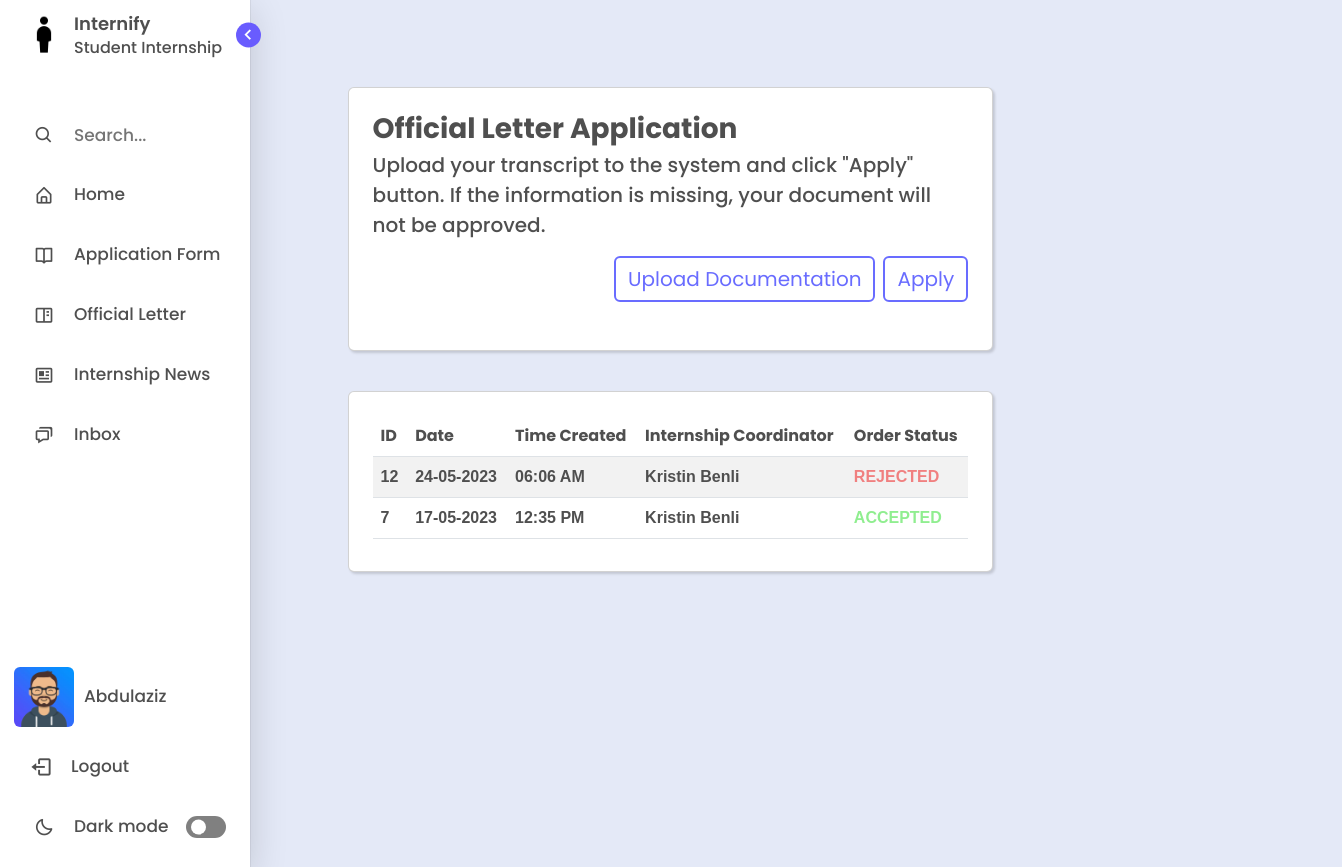
Before: /official-letter/ (signed in) with the older database file.
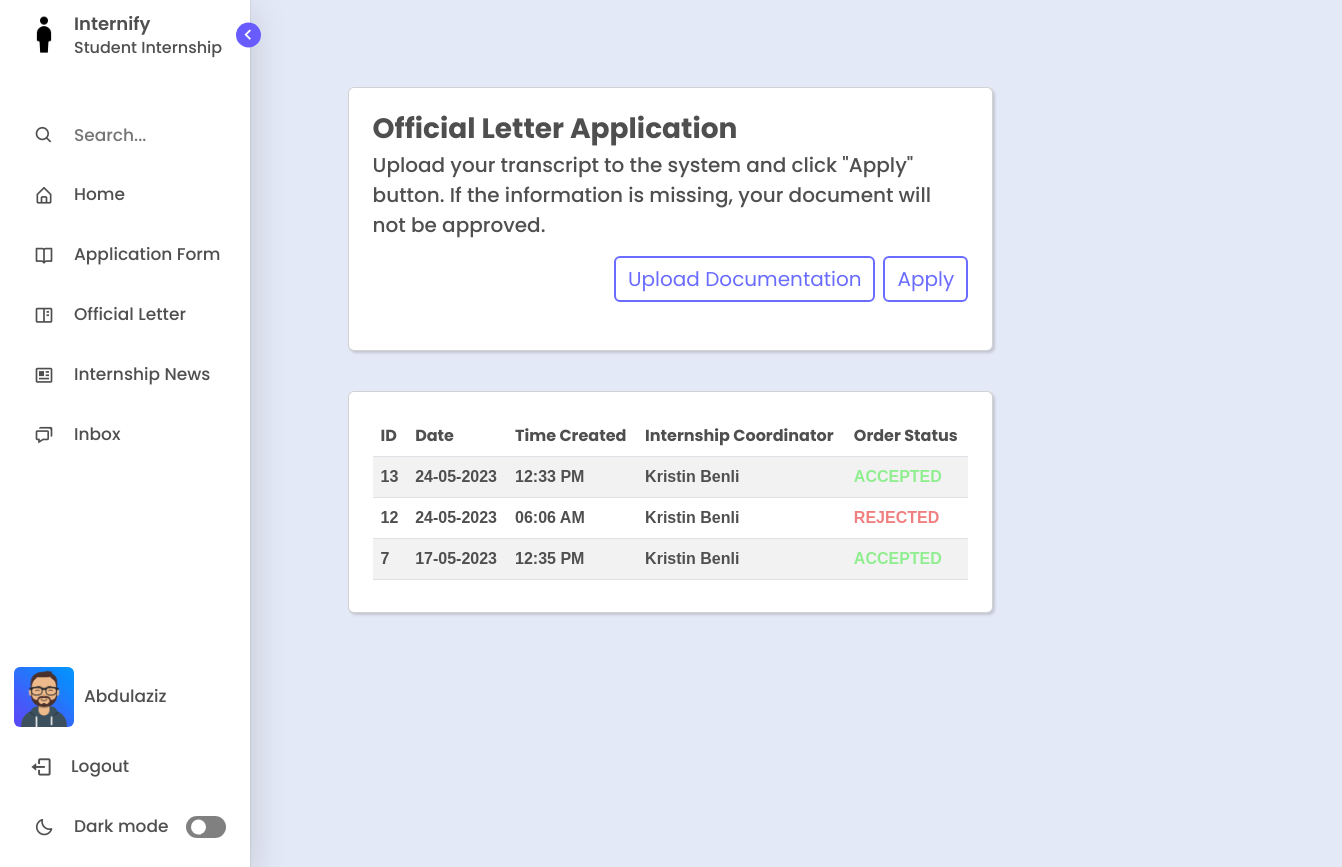
After: the same page with the newer database file.
### management/models.py (models this page shows, shortened)
class User(AbstractBaseUser, PermissionsMixin):
    GENDER_CHOICES = (
        ('M', 'Male'),
        ('F', 'Female'),
    )
    first_name = models.CharField(max_length=100)
    last_name = models.CharField(max_length=100)
    email = models.EmailField(unique=True)
    gender = models.CharField(max_length=1, choices=GENDER_CHOICES)
    photo = models.ImageField(upload_to='users', null=True, blank=True)
    last_login = models.DateTimeField(auto_now=True)
    is_active = models.BooleanField(default=True)
    is_staff = models.BooleanField(default=False)
    is_superuser = models.BooleanField(default=False)
    objects = CustomUserManager()
    USERNAME_FIELD = 'email'
    REQUIRED_FIELDS = ['first_name', 'last_name', 'gender',  'password']

class BaseAbstractModel(models.Model):
    is_visible = models.BooleanField(default=True, verbose_name='Visibility')
    date_created = models.DateTimeField(auto_now_add=True)
    date_updated = models.DateTimeField(auto_now=True)
    class Meta:
        abstract = True

class Application(BaseAbstractModel):
    STATUS_CHOICES = (
        ('W', 'Waiting'),
        ('R', 'Rejected'),
        ('A', 'Approved'),
        ('Z', 'Archived'),
    )
    TYPE_CHOICES = (
        ('L', 'Letter'),
        ('I', 'Internship'),
    )
    student = models.ForeignKey(Student, on_delete=CASCADE)
    coordinator = models.ForeignKey(InternshipCoordinator, on_delete=CASCADE)
    employee = models.ForeignKey(CareerCenterEmployee, on_delete=CASCADE)
    status = models.CharField(max_length=1, choices=STATUS_CHOICES)
    type = models.CharField(max_length=1, choices=TYPE_CHOICES, default='I')

class InternshipCoordinator(BaseAbstractModel):
    coordinator_id = models.CharField(max_length=20, primary_key=True, unique=True)
    department = models.ForeignKey(Department, on_delete=CASCADE)
    faculty = models.ForeignKey(Faculty, on_delete=CASCADE)
    user = models.ForeignKey(User, on_delete=CASCADE)

### management/views.py (the view, shortened to what this page needs)
# urls.py: path('official-letter/', views.officialletter, name = "officialletter"),
def officialletter(request):
	user = request.user
	student = Student.objects.get(user=user)
	applications = Application.objects.filter(student=student, type='L').order_by('-date_created')
	context = {
		'applications': applications
	}
	return render(request, "student/officialletter.html", context)

### templates/student/officialletter.html (shortened to what this page needs)
{% extends "layout.html" %}
{% load l10n %}
{% load static %}
{% block content %}
  <div class="home" style="margin-left:11%; margin-top:5%;">
    <div class="float-container">
      <div class="float-child-left">
        <div class="col-lg-12">
          <div class="card p-4">
            <header class = "mb-4" style="text-align: start;">
              <form enctype="multipart/form-data" action="{% url 'officialletter' %}" method="POST">
              <a>
                <h3 class="fw-bolder mb-1 text">Official Letter Application</h3>
              </a>
              <p class="text lead">Upload your transcript to the system and click "Apply" button. If the information is missing, your document will not be approved.</p>
              <button type="submit" class="btn btn-danger" style="border: 2px solid var(--purple-text-color); background-color: var(--primary-color-light); font-size: 20px; float:right;">
                <span style="color:var(--purple-text-color)"> Apply</span>
              </button>
                <label for="upload" class="btn btn-outline-primary me-2" tabindex="0" style="border: 2px solid var(--purple-text-color); background-color: var(--primary-color-light); font-size: 20px; float:right; color: var(--purple-text-color);">
                  <span class="d-none d-sm-block">Upload Documentation</span>
                </label>
              </form>
             </header>
          </div>
          <div class="col-lg-12">
            <div class="card p-4" style="margin-top:40px;">
              <header class = "mb-2" style="text-align: start;">
                <table id="example" class="table table-striped" style="width:100%; margin-bottom: auto;">
                  {% if applications.count > 0 %}
                  <thead>
                    <tr>
                      <th class="text" style="font-weight: bold;">ID</th>
                      <th class="text" style="font-weight: bold;">Date</th>
                      <th class="text" style="font-weight: bold;">Time Created</th>
                      <th class="text" style="font-weight: bold;">Internship Coordinator</th>
                      <th class="text" style="font-weight: bold;">Order Status</th>
                    </tr>
                  </thead>
                  <tbody>
                      {% for application in applications %}
                        <tr>
                          <td class="text" style="font-weight: bold; font-family:Arial, Helvetica, sans-serif;">{{application.id}}</td>
                          <td class="text" style="font-weight: bold; font-family:Arial, Helvetica, sans-serif;">{{application.date_created|date:"d-m-Y" }}</td>
                          <td class="text" style="font-weight: bold; font-family:Arial, Helvetica, sans-serif;">{{application.date_created|date:"h:i A"}}</td>
                          <td class="text" style="font-weight: bold; font-family:Arial, Helvetica, sans-serif;">{{application.coordinator.user.first_name}} {{application.coordinator.user.last_name}}</td>
                          {% if application.status == 'W' %}
                            <td>
                              <span style="color: lightskyblue; font-weight: bold; font-family: Arial, Helvetica, sans-serif;">
                                WAITING
                              </span>
                            </td>
                          {% elif application.status == 'A' %}
                            <td>
                              <span style="color: lightgreen; font-weight: bold; font-family: Arial, Helvetica, sans-serif;">
                                ACCEPTED
                              </span>
                            </td>
                          {% else %}
                            <td>
                              <span style="color: lightcoral; font-weight: bold; font-family: Arial, Helvetica, sans-serif;">
                                REJECTED
                              </span>
                            </td>
                          {% endif %}
                        </tr>
                      {% endfor %}
                    {% else %}
                      <p class='text-center text-white'>No records!</p>
                    </tbody>
                    {% endif %}
                </table>
              </header>
            </div>
          </div>
        </div>
      </div>
    </div>
  </div>
  {% endblock content %}

### templates/layout.html (shortened to what this page needs)
{% load static %}
<!DOCTYPE html>
<html lang="en">
<head>
    <link href="https://cdn.jsdelivr.net/npm/bootstrap@5.3.0-alpha3/dist/css/bootstrap.min.css" rel="stylesheet">
    <link href='https://unpkg.com/boxicons@2.0.7/css/boxicons.min.css' rel='stylesheet'>
    <link href="https://maxcdn.bootstrapcdn.com/font-awesome/4.3.0/css/font-awesome.min.css" rel="stylesheet">
</head>
<body>
    {% include 'includes/sidebar.html' %}
    {% block content %}{% endblock content %}
</body>
</html>

### templates/includes/sidebar.html (shortened to what this page needs)
<!DOCTYPE html>
{% load static %}
<html lang="en">
<head>
    <link href='https://unpkg.com/boxicons@2.1.1/css/boxicons.min.css' rel='stylesheet'>
</head>
<body>
    <nav class="sidebar open">
        <header>
            <div class="image-text">
                <span class="image">
                    <a href="/home"><img id="my-image" src="{% static 'assets/img/logo.png' %}" alt=""></a>
                </span>
                <div class="text logo-text">
                    <a href="/home" style="text-decoration: none; color: var(--text-color);"><span class="name">Internify</span></a>
                    <span class="profession">Student Internship</span>
                </div>
            </div>
            <i class='bx bx-chevron-right toggle'></i>
        </header>
        <div class="menu-bar">
            <div class="menu">
				<li class="search-box">
                    <i class='bx bx-search icon'></i>
                    <input type="text" placeholder="Search...">
                </li>
                <li class="nav-link">
                    <a href="{% url 'index' %}">
                        <i class='bx bx-home-alt icon' ></i>
                        <span class="text nav-text">Home</span>
                    </a>
                </li>
                {% for group in request.user.groups.all %}
                    {% if group.name == 'Student' %}
                        <li class ="nav-link">
                            <a href="/application-form">
                                <i class='bx bx-book-open icon'></i>
                                <span class="text nav-text">Application Form</span>
                            </a>
                        </li>
                        <li class ="nav-link">
                            <a href="/official-letter">
                                <i class='bx bx-book-content icon' ></i>
                                <span class="text nav-text">Official Letter</span>
                            </a>
                        </li>
                        <li class="nav-link">
                            <a href="/internship-opportunities">
                              <i class='bx bx-news icon' ></i>
                              <span class="text nav-text">Internship News</span>
                            </a>
                        </li>
                    {% endif %}
                {% endfor %}
                <li class="nav-link">
                    <a href="/inbox">
                        <i class='bx bx-chat icon' ></i>
                        <span class="text nav-text">Inbox</span>
                    </a>
                </li>
            </div>
            <div class="bottom-content">
                <li class="nav-link">
                    <a href="/profile">
                        <img src="
                                {% if request.user.photo%}
                                    {{ request.user.photo.url }}
                                {% elif request.user.gender == 'M' %}
                                    {% static 'assets/img/avatars/male_avatar.png' %}
                                {% else %}
                                    {% static 'assets/img/avatars/female_avatar.png' %}
                                {% endif %}
                                "
                                alt="user-avatar"
                            class="d-block rounded" height="60" width="60" id="uploadedAvatar" />
                        <span class="text nav-text" style="margin-left:10px;"> {{user.first_name}}</span>
                    </a>
                </li>
                <li class="nav-link">
                    <a href="/logout">
                        <i class='bx bx-log-out icon' style="font-size:23px; margin-left:-3px;"></i>
                        <span class="text nav-text">Logout</span>
                    </a>
                </li>
                <li class="mode">
                    <div class="sun-moon">
                        <i class='bx bx-moon icon moon'></i>
                    </div>
                    <span class="mode-text text">Dark mode</span>
                    <div class="toggle-switch">
                        <span class="switch"></span>
                    </div>
                </li>
            </div>
        </div>
    </nav>
</body>
</html>

### templates/includes/sidebar.html (style rules this page uses)
* { margin: 0; padding: 0; box-sizing: border-box; font-family: 'Poppins', sans-serif; }
:root { --body-color: #E4E9F7; --sidebar-color: #FFF; --primary-color: #695CFE; --primary-color-light: white; --purple-text-color: #696CFF; --toggle-color: gray; --text-color: #4f4f4f; --tran-03: all 0.2s ease; --tran-03: all 0.3s ease; --tran-04: all 0.3s ease; --tran-05: all 0.3s ease; }
body { min-height: 100vh; background-color: var(--body-color); transition: var(--tran-05); overflow-x: hidden; }
.sidebar { position: fixed; top: 0; left: 0; height: 100%; width: 250px; padding: 10px 14px; background: var(--sidebar-color); transition: var(--tran-05); z-index: 100; box-shadow: rgba(0, 0, 0, 0.16) 0px 10px 36px 0px, rgba(0, 0, 0, 0.06) 0px 0px 0px 1px; }
.sidebar li { height: 50px; list-style: none; display: flex; align-items: center; margin-top: 10px; }
.sidebar header .image, .sidebar .icon { min-width: 60px; border-radius: 6px; }
.sidebar .icon { min-width: 60px; border-radius: 6px; height: 100%; display: flex; align-items: center; justify-content: center; font-size: 20px; }
.sidebar .text, .sidebar .icon { color: var(--text-color); transition: var(--tran-03); }
.sidebar .text { font-size: 17px; font-weight: 500; white-space: nowrap; opacity: 1; }
.sidebar header { position: relative; }
.sidebar header .image-text { display: flex; align-items: center; }
.sidebar header .logo-text { display: flex; flex-direction: column; }
header .image-text .name { margin-top: 2px; font-size: 18px; font-weight: 600; }
header .image-text .profession { font-size: 16px; margin-top: -2px; display: block; }
.sidebar header .image { display: flex; align-items: center; justify-content: center; }
.sidebar header .image img { width: 40px; border-radius: 6px; }
.sidebar header .toggle { position: absolute; top: 50%; right: -25px; transform: translateY(-50%) rotate(180deg); height: 25px; width: 25px; background-color: var(--primary-color); color: var(--sidebar-color); border-radius: 50%; display: flex; align-items: center; justify-content: center; font-size: 22px; cursor: pointer; transition: var(--tran-05); }
.sidebar .menu { margin-top: 40px; }
.sidebar li.search-box { border-radius: 6px; background-color: var(--primary-color-light); cursor: pointer; transition: var(--tran-05); }
.sidebar li.search-box input { height: 100%; width: 100%; outline: none; border: none; background-color: var(--primary-color-light); color: var(--text-color); border-radius: 6px; font-size: 17px; font-weight: 500; transition: var(--tran-05); }
.sidebar li a { list-style: none; height: 100%; background-color: transparent; display: flex; align-items: center; height: 100%; width: 100%; border-radius: 6px; text-decoration: none; transition: var(--tran-03); }
.sidebar .menu-bar { height: calc(100% - 55px); display: flex; flex-direction: column; justify-content: space-between; overflow-y: scroll; }
.sidebar .menu-bar .mode { border-radius: 6px; background-color: var(--primary-color-light); position: relative; transition: var(--tran-05); }
.menu-bar .mode .sun-moon { height: 50px; width: 60px; }
.mode .sun-moon i { position: absolute; }
.bottom-content .nav-link { margin-top:20px; }
.menu-bar .bottom-content .toggle-switch { position: absolute; right: 0; height: 100%; min-width: 60px; display: flex; align-items: center; justify-content: center; border-radius: 6px; cursor: pointer; }
.toggle-switch .switch { position: relative; height: 22px; width: 40px; border-radius: 25px; background-color: var(--toggle-color); transition: var(--tran-05); }
.switch::before { content: ''; position: absolute; height: 15px; width: 15px; border-radius: 50%; top: 50%; left: 5px; transform: translateY(-50%); background-color: var(--sidebar-color); transition: var(--tran-04); }
.home { position: absolute; top: 0; top: 0; left: 180px; height: 100vh; width: calc(100% - 180px); background-color: var(--body-color); transition: var(--tran-05); }
.home .text { font-weight: 500; color: var(--text-color); }
.card { background-color: var(--primary-color-light); box-shadow: rgba(0, 0, 0, 0.15) 1.95px 1.95px 2.6px; }

### templates/student/officialletter.html (style rules this page uses)
body { overflow:hidden; }
.float-child-left { width: 59%; float: left; padding: 20px; }

Changed rows visible on the page:
added Application: id "13", date_created "24-05-2023", date_created "12:33 PM", coordinator.user.first_name "Kristin", coordinator.user.last_name "Benli", status "ACCEPTED"
